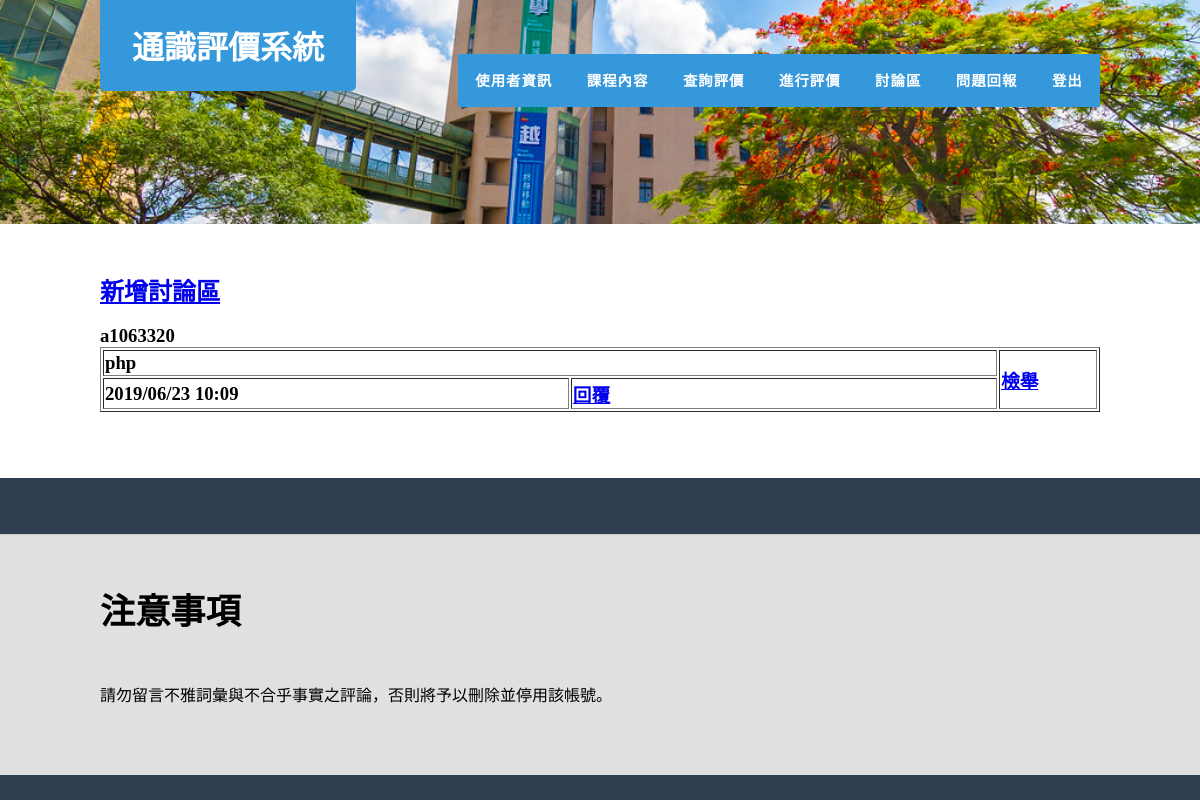
Page /php/comment.php on the committed database.
### tables this page shows
CREATE TABLE `comment` (
  `NO1` int(100) NOT NULL,
  `id` varchar(20) NOT NULL,
  `comment` varchar(10000) NOT NULL,
  `time` varchar(20) NOT NULL
);

### php/comment.php (the view, shortened to what this page needs)
<!DOCTYPE html>
<head>
<link href="all_1.css" rel="stylesheet" type="text/css" media="all" />
<link href="fonts.css" rel="stylesheet" type="text/css" media="all" />
</head>
<body>
	<span style="font-family:Microsoft JhengHei;">
<div id="header-wrapper">
	<div id="header" class="container">
		<div id="logo">
			<h1><a href="success.php">通識評價系統</a></h1>
		</div>
		<div id="menu">
			<ul>
			<li class="active"><a href="user.php" accesskey="1" title="使用者資訊">使用者資訊</a></li>
				<li><a href="choose.php" accesskey="2" title="課程內容">課程內容</a></li>
				<li><a href="lassess.php" accesskey="3" title="查詢評價">查詢評價</a></li>
				<li><a href="dassess.php" accesskey="4" title="進行評價">進行評價</a></li>
				<li><a href="comment.php" accesskey="5" title="討論區">討論區</a></li>
				<li><a href="problem.php" accesskey="6" title="問題回報">問題回報</a></li>
				<li><a href="logout.php" accesskey="6" title="登出">登出</a></li>
			</ul>
		</div>
	</div>
</div>
<div id="wrapper">
	<div id="staff" class="container">
<?php
echo "<h2><a href='commentcreate.php?NO=".$row['NO']."'>新增討論區<a/></h2><br/>";
$link=mysqli_connect('localhost','root','r43725','project');
$sql="select * from comment";
$result=@mysqli_query($link,$sql);
	while($row=@mysqli_fetch_assoc($result)){
		echo "<h3>".$row["id"]."";
		echo "<table border='1'>";
		echo "<tr>";
		echo "<td width=10 colspan=2 height=10>".$row["comment"]."</td><td width=1% rowspan=3>"."<a href='informc.php?NO1=".$row['NO1']."'>檢舉</a>"."</td></tr><td width=5%>".$row["time"]."</td><td width=5%>"."<a href='comment1.php?NO1=".$row['NO1']."'>回覆</a>"."</td>";
		echo "</table></h3><br/>";
	}
?>
	</div>
</div>
	<div id="page" class="container">
		</div>
<div id="welcome-wrapper">
	<div id="welcome" class="container">
		<div class="title">
			<h2>注意事項</h2>
		</div>
		<p>請勿留言不雅詞彙與不合乎事實之評論</strong>，否則將予以刪除並停用該帳號。
</span>
</body>
</html>

### php/all_1.css (style rules this page uses)
html, body { height: 100%; }
body { margin: 0px; padding: 0px; background: #2C3E50; font-family: 'Source Sans Pro', sans-serif; font-size: 12pt; font-weight: 300; color: #000000; }
h1, h2, h3 { margin: 0; padding: 0; }
p, ol, ul { margin-top: 0; }
ol, ul { padding: 0; list-style: none; }
p { line-height: 180%; }
.container { overflow: hidden; margin: 0em auto; width: 1000px; }
.box1, .box2, .box3, { float: left; margin-right: 20px; }
#wrapper { background: #FFF; }
#header-wrapper { background: url(images/sch.jpg) no-repeat center; background-size: cover; }
#header { position: relative; padding: 7em 0em; }
#logo h1 { position: absolute; top: 0; left: 0; padding: 0.7em 1em; background: #3498DB; border-radius: 0px 0px 5px 5px; }
#logo a { text-decoration: none; color: #FFF; }
#menu { position: absolute; top: 3.35em; right: 0; }
#menu ul { display: inline-block; padding: 1em 0em; background: #3498DB; border-radius: px; }
#menu li { display: block; float: left; text-align: center; }
#menu li a, #menu li span { padding: 1em 1.2em; letter-spacing: 1px; text-decoration: none; text-transform: uppercase; font-size: 0.90em; font-weight: 600; color: #FFF; }
#page { padding-bottom: 3.5em; }
.title { margin-bottom: 3em; text-transform: uppercase; }
.title h2 { font-size: 2.2em; font-weight: 700; }
#staff { padding: 3em 1.5em; }
#welcome-wrapper { background: #E0E0E0; border-top: 1px solid rgba(0,0,0,.1); }
#welcome { padding: 3em 0em 3em 0em; }

### rows in the picture
comment: id "a1063320", comment "php", time "2019/06/23 10:09"
